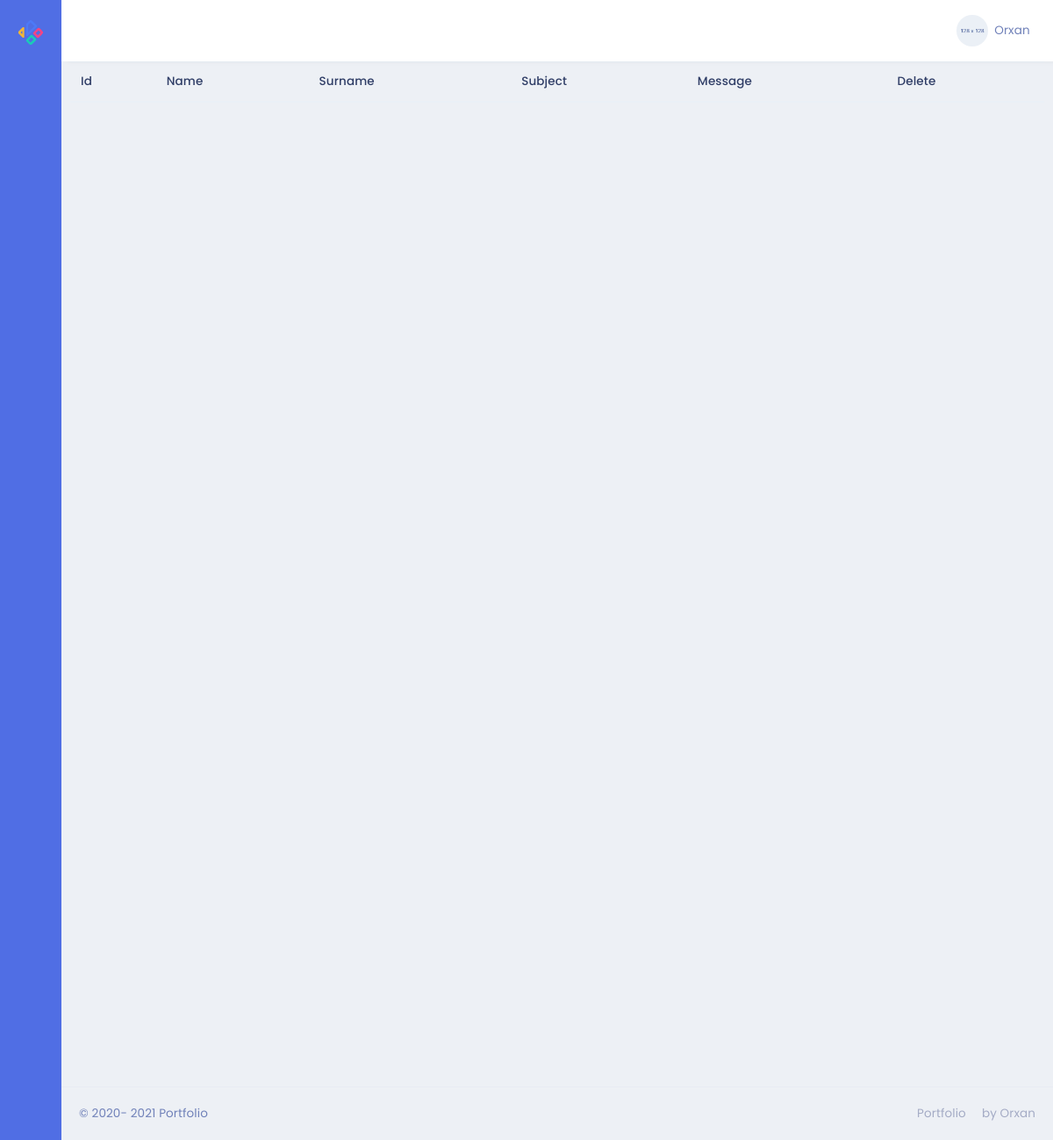
Before: /admin/contact with the older database file.
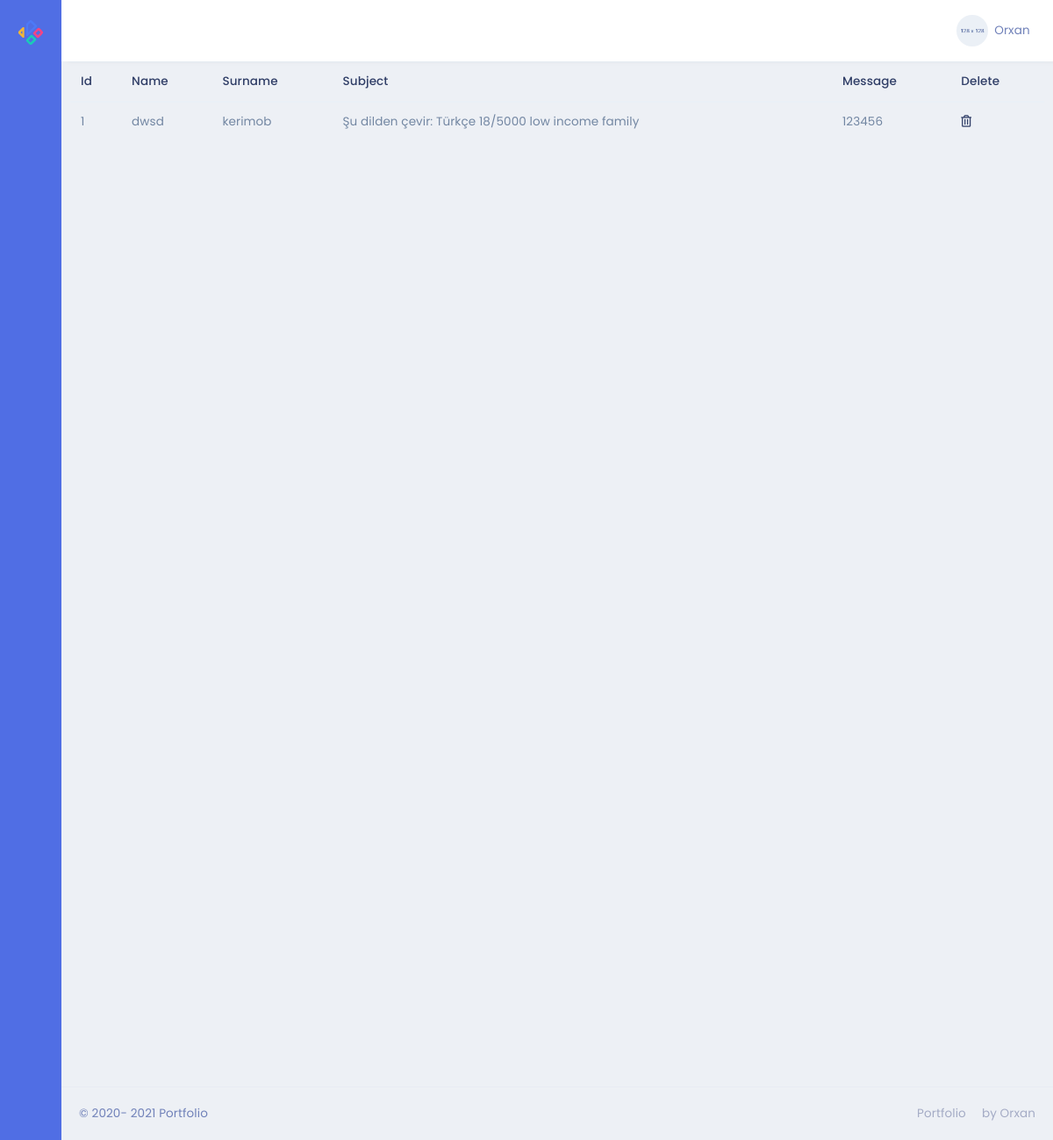
After: the same page with the newer database file.
### models.py (models this page shows)
class Contact(db.Model):
    id=db.Column(db.Integer,primary_key=True)
    name=db.Column(db.String(55))
    surname=db.Column(db.String(55))
    subject=db.Column(db.String(155))
    message=db.Column(db.String(255))

### admin/routes.py (the view)
@admin.route('/contact')
def contact():
    contacts = Contact.query.all()
    return render_template('admin/Contact/contact.html',cnc=contacts)

### admin/templates/admin/Contact/contact.html
{% extends "admin/base.html" %}
{% block content %}
<table class="table">
    <thead>
    <tr>
        <th scope="col">Id</th>
        <th scope="col">Name</th>
        <th scope="col">Surname</th>
        <th scope="col">Subject</th>
        <th scope="col">Message</th>
        <th scope="col">Delete</th>
    </tr>
    </thead>
    <tbody>
    {% for i in cnc %}
    <tr>
        <td>{{i.id}}</td>
        <td>{{i.name}}</td>
        <td>{{i.surname}}</td>
        <td>{{i.subject}}</td>
        <td>{{i.message}}</td>
        <td><a href="/admin/contact/{{i.id}}"><i class="far fa-trash-alt"></i></a></td>
    </tr>
    {% endfor %}
    </tbody>
</table>
{% endblock %}

Changed rows visible on the page:
added Contact: id "1", name "dwsd", surname "kerimob", subject "Şu dilden çevir: Türkçe 18/5000 low income family", message "123456"
